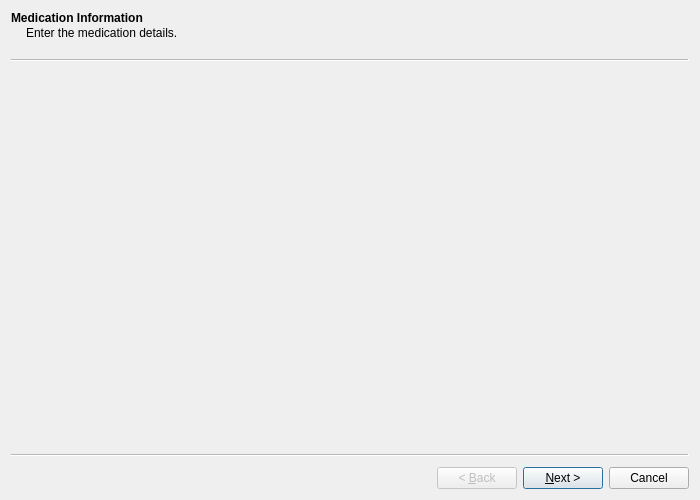
<?xml version="1.0" encoding="UTF-8"?>
<ui version="4.0">
 <class>MedicationWizard</class>
 <widget class="QWizard" name="MedicationWizard">
  <property name="geometry">
   <rect>
    <x>0</x>
    <y>0</y>
    <width>700</width>
    <height>500</height>
   </rect>
  </property>
  <property name="sizePolicy">
   <sizepolicy hsizetype="Fixed" vsizetype="Fixed">
    <horstretch>0</horstretch>
    <verstretch>0</verstretch>
   </sizepolicy>
  </property>
  <property name="minimumSize">
   <size>
    <width>700</width>
    <height>500</height>
   </size>
  </property>
  <property name="maximumSize">
   <size>
    <width>700</width>
    <height>500</height>
   </size>
  </property>
  <property name="windowTitle">
   <string notr="true">New Medication Wizard</string>
  </property>
  <widget class="Medication_00" name="page0">
   <property name="title">
    <string notr="true">Medication Information</string>
   </property>
   <property name="subTitle">
    <string notr="true">Enter the medication details.</string>
   </property>
  </widget>
  <widget class="Medication_01" name="page1">
   <property name="title">
    <string notr="true">Default Instructions</string>
   </property>
   <property name="subTitle">
    <string notr="true">Enter the default medication instructions.</string>
   </property>
  </widget>
 </widget>
 <customwidgets>
  <customwidget>
   <class>Medication_00</class>
   <extends>QWizardPage</extends>
   <header location="global">medication_00.h</header>
   <container>1</container>
  </customwidget>
  <customwidget>
   <class>Medication_01</class>
   <extends>QWizardPage</extends>
   <header location="global">medication_01.h</header>
   <container>1</container>
  </customwidget>
 </customwidgets>
 <resources/>
 <connections/>
</ui>
